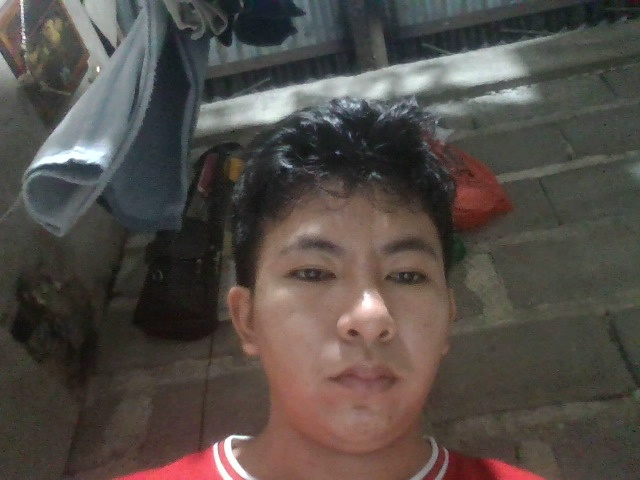
#> input picture face_data/21-000002/0.jpg, 640 x 480 px
$ python recognize_faces.py ../face_data/21-000002/0.jpg ../face_data/21-000002/1.jpg
#> lines starting #> are read from the running program, lines starting #| are printed output that depends on the picture
#> in main, image is the input picture: shape (480, 640, 3); mean B, G, R 71.2, 76.3, 83.2
#!/usr/bin/env python3
import sys
import json
import cv2
import numpy as np
import os
import glob

def load_face_models(student_ids):
    """Load face models for given student IDs"""
    models = {}
    base_dir = os.path.dirname(os.path.dirname(os.path.abspath(__file__)))
    models_dir = os.path.join(base_dir, 'face_models')

    for student_id in student_ids:
        model_file = os.path.join(models_dir, f"{student_id}.json")
        if os.path.exists(model_file):
            with open(model_file, 'r') as f:
                models[student_id] = json.load(f)

    return models

def extract_face_encoding(image):
    """Extract face encoding from image"""
    gray = cv2.cvtColor(image, cv2.COLOR_BGR2GRAY)
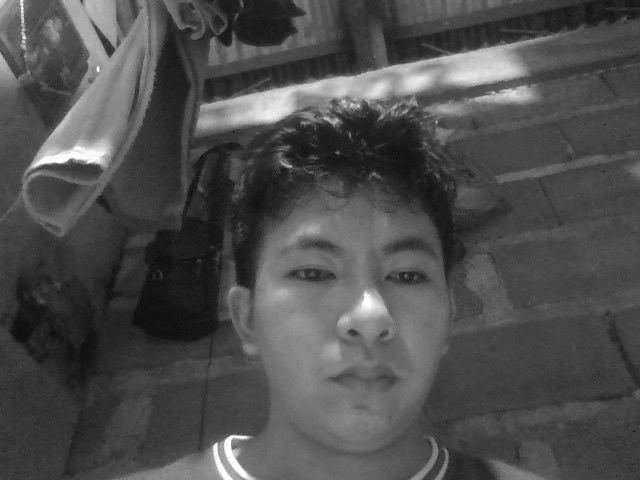
#> gray: shape (480, 640); min 11, max 255, mean 77.8
    face_cascade = cv2.CascadeClassifier(cv2.data.haarcascades + 'haarcascade_frontalface_default.xml')

    faces = face_cascade.detectMultiScale(gray, 1.3, 5)
#> faces = [[218, 168, 276, 276]]

    if len(faces) == 0:
        return []

    encodings = []
    for (x, y, w, h) in faces:
        face_roi = gray[y:y+h, x:x+w]
        face_roi = cv2.resize(face_roi, (100, 100))
        face_roi = cv2.equalizeHist(face_roi)
        face_encoding = face_roi.flatten().astype(np.float32)

        if np.linalg.norm(face_encoding) > 0:
            face_encoding = face_encoding / np.linalg.norm(face_encoding)

        encodings.append(face_encoding.tolist())
#> this loop made 1 pass
#> pass 1, in extract_face_encoding, `face_roi = gray[y:y+h, x:x+w]`:
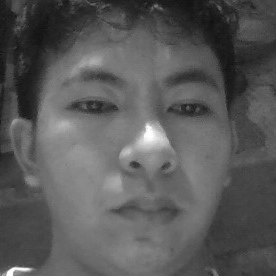
#> face_roi: shape (276, 276); min 16, max 255, mean 89.2
#> pass 1, in extract_face_encoding, `face_roi = cv2.equalizeHist(face_roi)`:
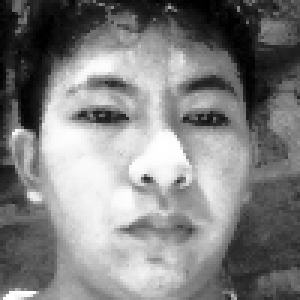
#> face_roi: shape (100, 100) (shown 3 times larger); min 0, max 255, mean 128.7
#> after the loop, encodings = 1 item

    return encodings

def compare_faces(known_encodings, face_encoding, tolerance=0.6):
    """Compare face encoding with known encodings"""
    face_encoding = np.array(face_encoding)

    for known_encoding in known_encodings:
        known_encoding = np.array(known_encoding)
        distance = np.linalg.norm(known_encoding - face_encoding)

        if distance < tolerance:
            return True

    return False

def main():
    if len(sys.argv) < 3:
        print(json.dumps({'success': False, 'message': 'Missing arguments'}))
        return

    image_path = sys.argv[1]
    student_ids = sys.argv[2].split(',')

    # Load image
    image = cv2.imread(image_path)
    if image is None:
        print(json.dumps({'success': False, 'message': 'Could not load image'}))
        return

    # Extract face encodings from image
    face_encodings = extract_face_encoding(image)
#> face_encodings = 1 item

    if not face_encodings:
        print(json.dumps({'success': False, 'message': 'No faces detected'}))
        return

    # Load student face models
    models = load_face_models(student_ids)

    # Compare faces
    recognized_ids = []
    for student_id, model in models.items():
        if 'encodings' in model:
            for face_encoding in face_encodings:
                if compare_faces(model['encodings'], face_encoding):
                    if student_id not in recognized_ids:
                        recognized_ids.append(student_id)
                    break

    print(json.dumps({
        'success': True,
        'recognized_ids': recognized_ids,
        'faces_detected': len(face_encodings)
    }))
#| {"success": true, "recognized_ids": [], "faces_detected": 1}

if __name__ == '__main__':
    main()

$ run again, on face_data/21-000002/3.jpg
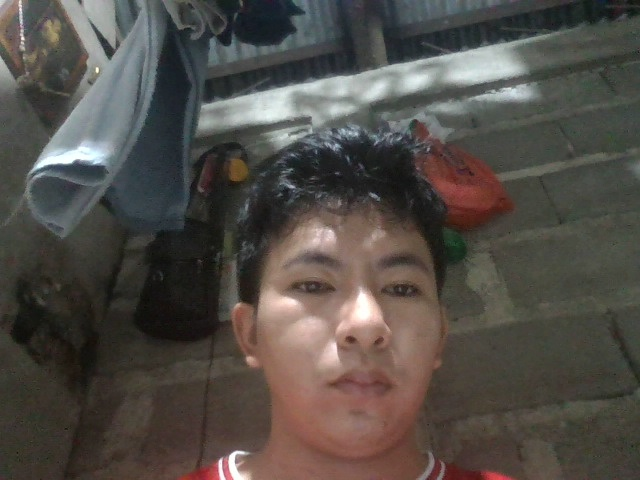
#> input picture face_data/21-000002/3.jpg, 640 x 480 px
#> in main, image is the input picture: shape (480, 640, 3); mean B, G, R 71.9, 77.3, 82.5
#> in extract_face_encoding, `gray = cv2.cvtColor(image, cv2.COLOR_BGR2GRAY)`:
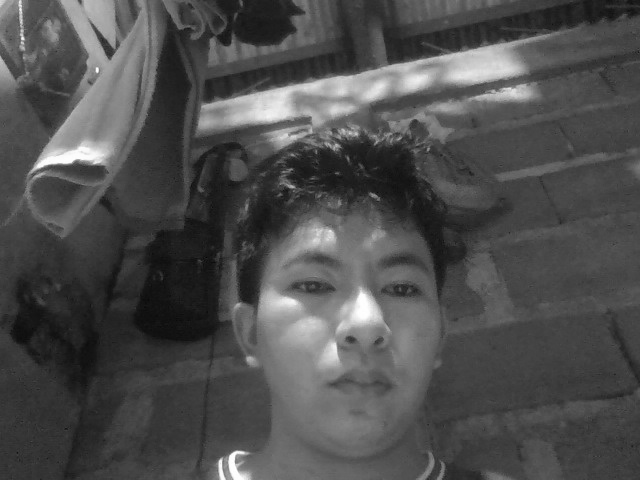
#> gray: shape (480, 640); min 2, max 255, mean 78.3
#> faces = [[231, 187, 255, 255]]
#> the loop in extract_face_encoding, `for (x, y, w, h) in faces:` made 1 pass
#> pass 1, in extract_face_encoding, `face_roi = cv2.equalizeHist(face_roi)`:
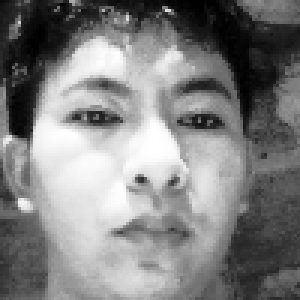
#> face_roi: shape (100, 100) (shown 3 times larger); min 0, max 255, mean 128.5
#> after the loop in extract_face_encoding, `for (x, y, w, h) in faces:`: encodings = 1 item
#| {"success": true, "recognized_ids": [], "faces_detected": 1}
